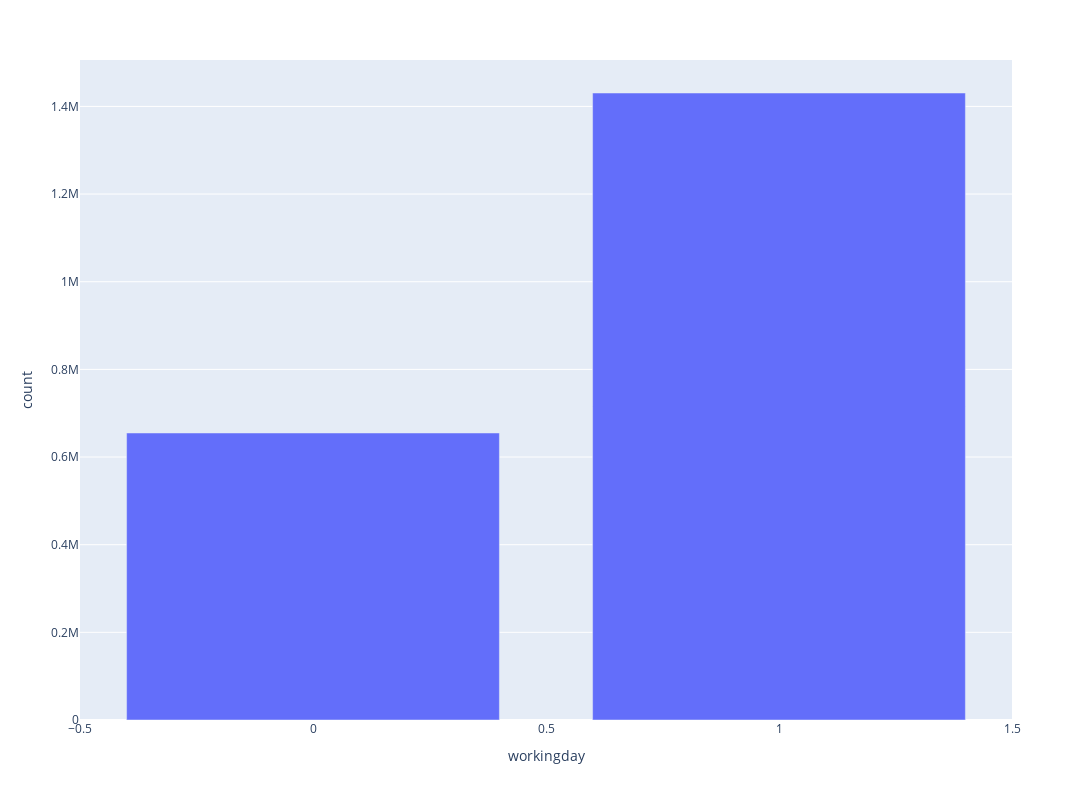

The notebook cell this image was saved under:
### Code cell
p = df.groupby('workingday')['count'].sum().sort_values(ascending=False).to_frame()

fig = px.bar(p, y='count')
fig.update_layout(height=800, width=1800)
#fig.update_layout(title='Total Revenue (R$) per category')
fig.show()

### Figure 1 — Plotly figure (JSON) as saved in the notebook; plotly's stock layout.template omitted (floating-point values rounded to 4 significant figures)
{"data": [{"alignmentgroup": "True", "hovertemplate": "workingday=%{x}<br>count=%{y}<extra></extra>", "legendgroup": "", "marker": {"color": "#636efa", "pattern": {"shape": ""}}, "name": "", "offsetgroup": "", "orientation": "v", "showlegend": false, "textposition": "auto", "type": "bar", "x": [1, 0], "xaxis": "x", "y": [1430604, 654872], "yaxis": "y"}], "layout": {"barmode": "relative", "height": 800, "legend": {"tracegroupgap": 0}, "margin": {"t": 60}, "width": 1800, "xaxis": {"anchor": "y", "domain": [0, 1], "title": {"text": "workingday"}}, "yaxis": {"anchor": "x", "domain": [0, 1], "title": {"text": "count"}}}}
